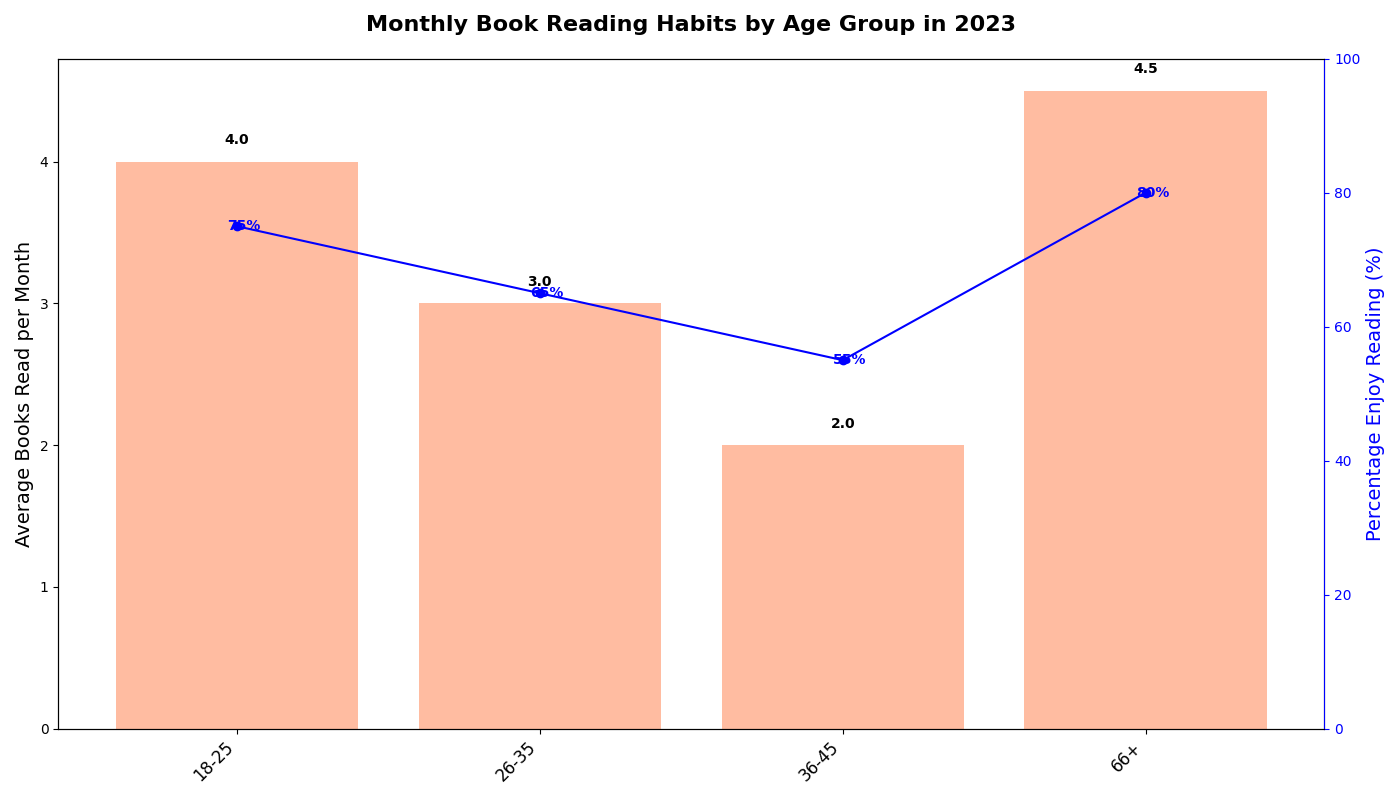

Generate this figure with Python:
import matplotlib.pyplot as plt
import numpy as np

age_groups = ['18-25', '26-35', '36-45', '66+']
avg_books_read = [4, 3, 2, 4.5]
enjoy_reading_percentages = [75, 65, 55, 80]

positions = np.arange(len(age_groups))

fig, ax1 = plt.subplots(figsize=(14, 8))

# Use a single color for all bars
single_color = '#FFA07A'
bars = ax1.bar(positions, avg_books_read, color=single_color, alpha=0.7)
ax1.set_xticks(positions)
ax1.set_xticklabels(age_groups, fontsize=12, rotation=45, ha='right')
ax1.set_ylabel('Average Books Read per Month', fontsize=14, color='black')
ax1.set_title('Monthly Book Reading Habits by Age Group in 2023', fontsize=16, fontweight='bold', pad=20)

for bar in bars:
    yval = bar.get_height()
    ax1.text(bar.get_x() + bar.get_width()/2, yval + 0.1, f'{yval:.1f}', ha='center', va='bottom', fontweight='bold')

ax2 = ax1.twinx()
ax2.set_ylabel('Percentage Enjoy Reading (%)', fontsize=14, color='blue')
ax2.plot(positions, enjoy_reading_percentages, color='blue', linestyle='-', marker='o')
ax2.set_ylim(0, 100)
ax2.tick_params(axis='y', colors='blue')
ax2.spines['right'].set_color('blue')

for i, (pos, percent) in enumerate(zip(positions, enjoy_reading_percentages)):
    ax2.annotate(f'{percent}%', xy=(pos, percent), xytext=(5, -5), textcoords='offset points', ha='center', va='bottom', color='blue', fontsize=10, fontweight='bold')

# Adjust layout
plt.tight_layout()

plt.show()
